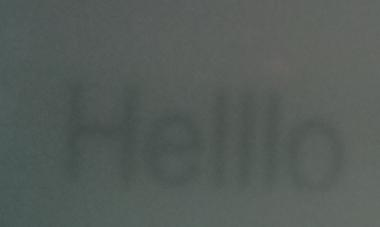
#> input picture Final Codes/ocr_tos/img/a1.jpg, 380 x 227 px, found by its file name
$ python ocr_tos.py
#> lines starting #> are read from the running program, lines starting #| are printed output that depends on the picture; after the words box and inside, x2 and y2 are one past the last pixel; in counts of white or black regions, pixels touching at a corner belong together
from pickletools import uint8
import cv2
import pytesseract
import numpy as np


def ocr_core(img):
    text = pytesseract.image_to_string(img)
    return text

def get_grayscale(img):
    return cv2.cvtColor(img , cv2.COLOR_BGR2GRAY)

def remove_noise(img):
    kernel = np.ones((1,1),np.uint8)
    img = cv2.dilate(img, kernel, iterations=1)
    kernel = np.ones((1,1),np.uint8)
    img = cv2.erode(img,kernel, iterations=1)
    img = cv2.morphologyEx(img,cv2.MORPH_CLOSE,kernel)
    img = cv2.medianBlur(img,3)
    return (img)


def thresholding(img,level):
    return cv2.threshold(img,level,255,cv2.THRESH_BINARY)[1]

#level_select_noise = {1:170,2:126,3:116,}
#level_select_no_noise = {1:172,2:137,3:119}
#level = int(input("please enter the level for warning 0 means warn on less turbid and 3 means warn on more turbid : "))

def ocr():
    img = cv2.imread('/home/pi/Final Codes/ocr_tos/img/a1.jpg')
#> img is the input picture: shape (227, 380, 3); mean B, G, R 88.8, 92.5, 85.1
    img = get_grayscale(img)
#img = thresholding(img,level_select_no_noise[level]) #0 means black and the 255 means white
    img = thresholding(img,82)
#> in thresholding, `return cv2.threshold(img,level,255,cv2.THRESH_BINARY)[1]`:
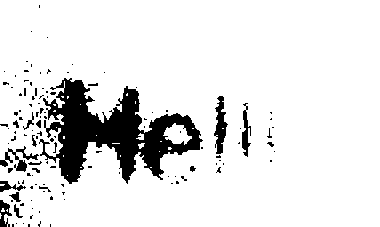
#> returned value: shape (227, 380); 88.8% white; 121 black regions (103 under 20 px), largest, box (x1, y1, x2, y2) and area: (39, 78, 203, 184) 7371, (214, 96, 228, 154) 430, (0, 146, 39, 172) 320
    img = remove_noise(img)
#> in remove_noise, `img = cv2.medianBlur(img,3)`:
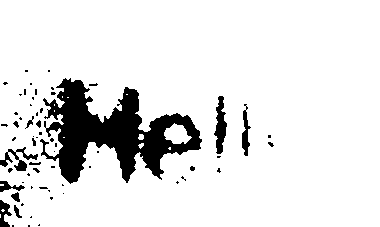
#> img: shape (227, 380); 89.2% white; 62 black regions (48 under 20 px), largest, box (x1, y1, x2, y2) and area: (40, 78, 202, 184) 7412, (214, 96, 227, 154) 428, (0, 147, 38, 171) 314
    txt = ocr_core(img)
    #print(txt)
    txt = txt.split(" ")
    print(txt)
    #cv2.imshow('Result', img)

    if "Helllo" in txt[0]:
        return ("good")

    elif ("Hellio" in txt[0]) or ("Helilo" in txt[0]):
        return ("not bad at all")
    #recheck

    else:
        return ("Need change")

    #rechek
    #print(ocr_core(img))

    cv2.waitKey(0)

if __name__ == '__main__':
    #Capture()
    #crop_img()
    ocr()
#> (the call stopped at in ocr_core, `text = pytesseract.image_to_string(img)`: pytesseract is not available in this run)

$ run again, with Final Codes/ocr_tos/img/a.jpg copied over Final Codes/ocr_tos/img/a1.jpg
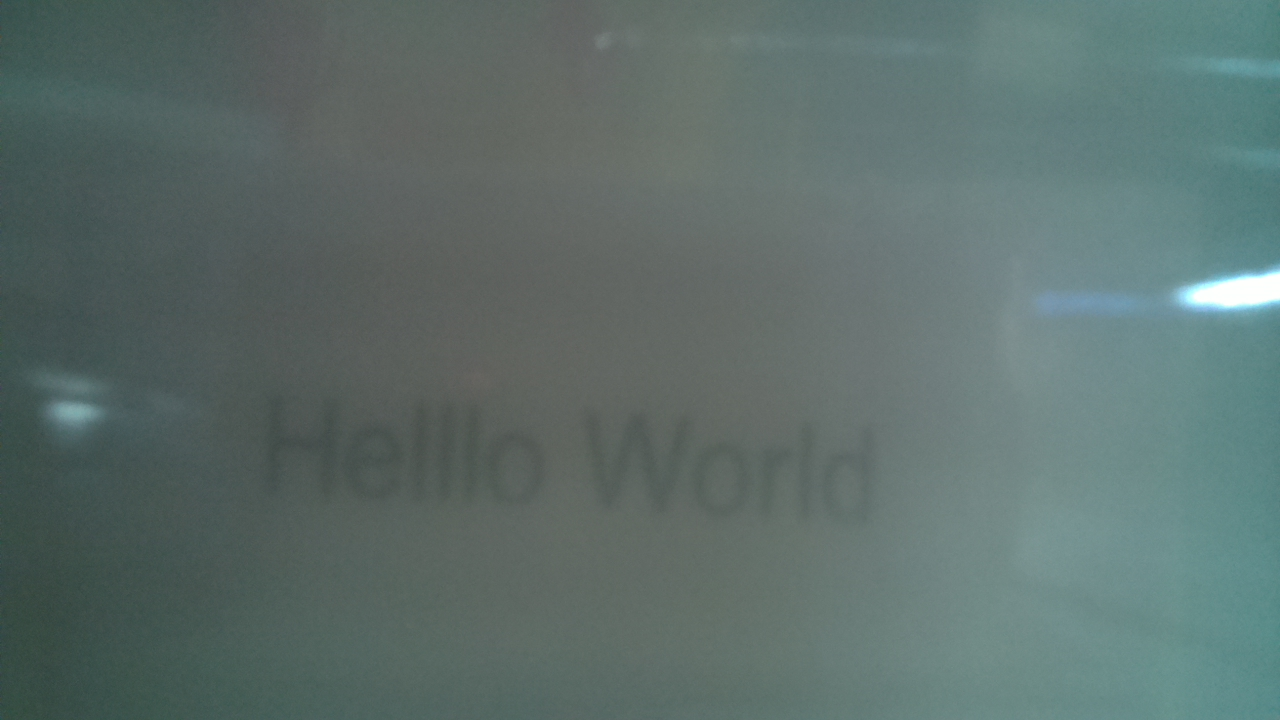
#> input picture Final Codes/ocr_tos/img/a.jpg, 1280 x 720 px, found by its file name
#> in ocr, img is the input picture: shape (720, 1280, 3); mean B, G, R 107.6, 110.7, 93.1
#> in thresholding, `return cv2.threshold(img,level,255,cv2.THRESH_BINARY)[1]`:
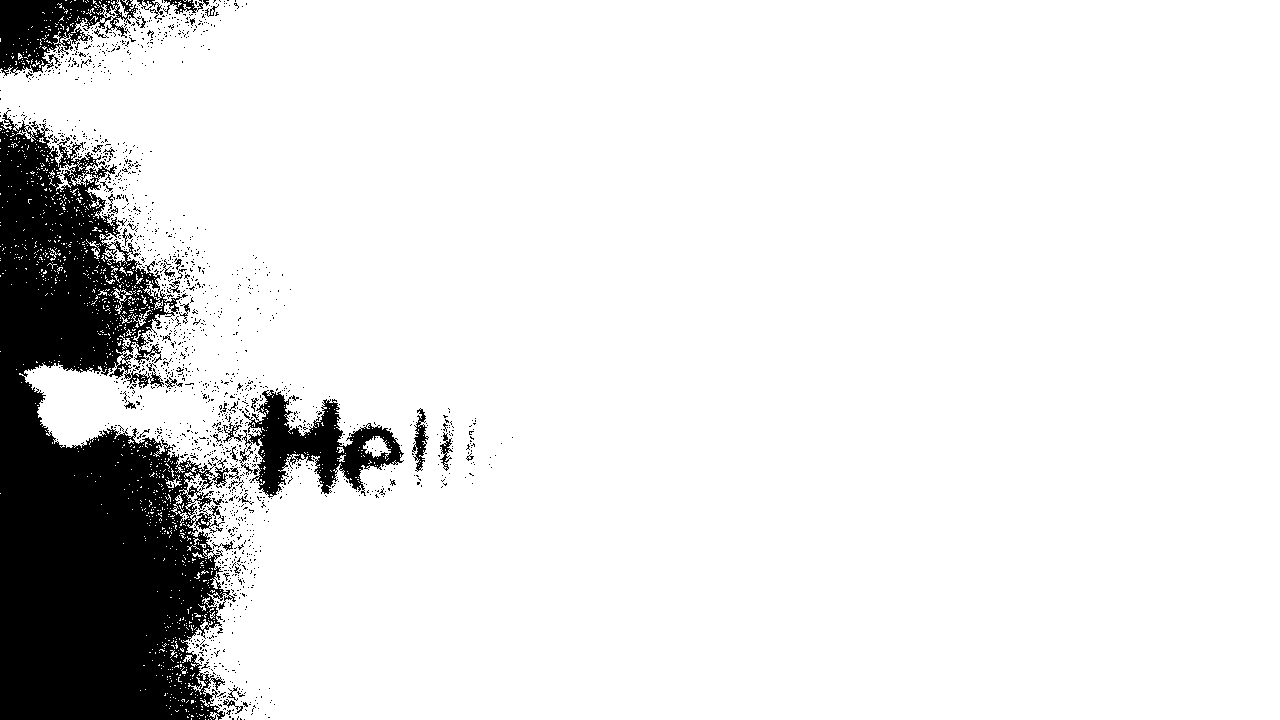
#> returned value: shape (720, 1280); 88.7% white; 1549 black regions (1500 under 20 px), largest, box (x1, y1, x2, y2) and area: (0, 110, 236, 720) 85200, (242, 390, 404, 498) 7106, (0, 0, 140, 76) 5457
#> in remove_noise, `img = cv2.medianBlur(img,3)`:
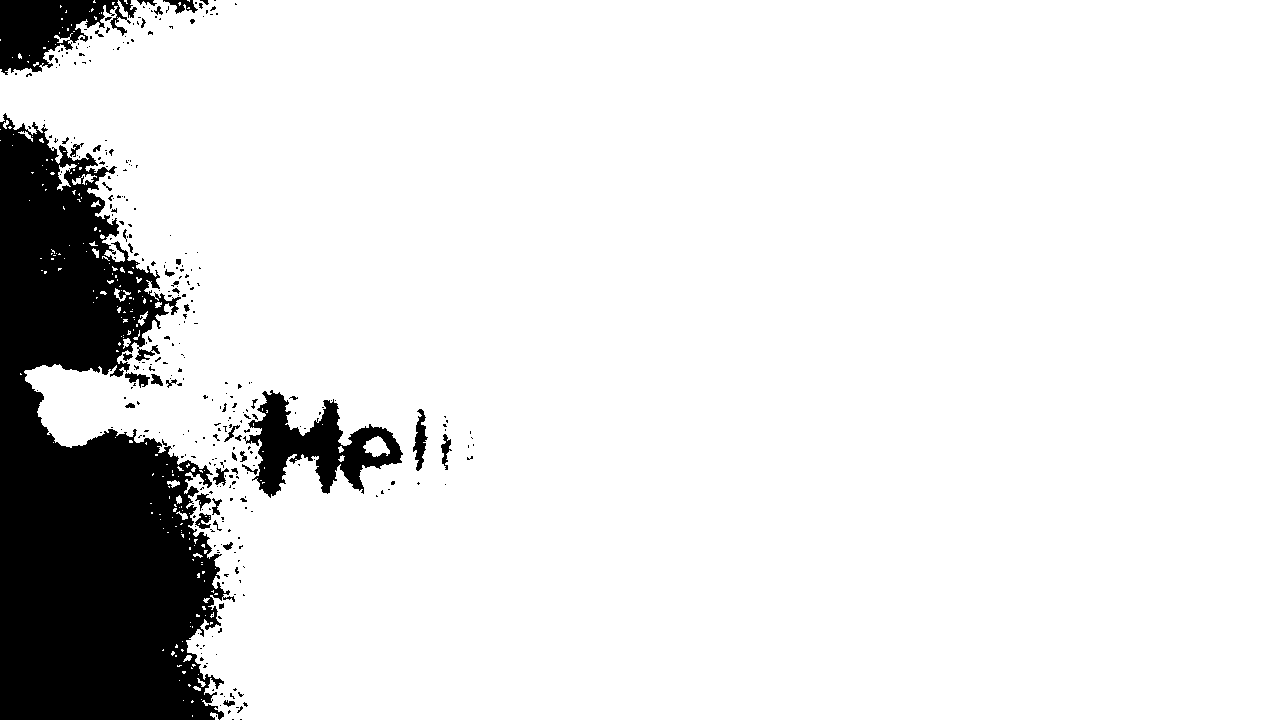
#> img: shape (720, 1280); 88.8% white; 338 black regions (293 under 20 px), largest, box (x1, y1, x2, y2) and area: (0, 113, 235, 720) 86267, (243, 390, 403, 498) 7122, (0, 0, 131, 75) 5522
